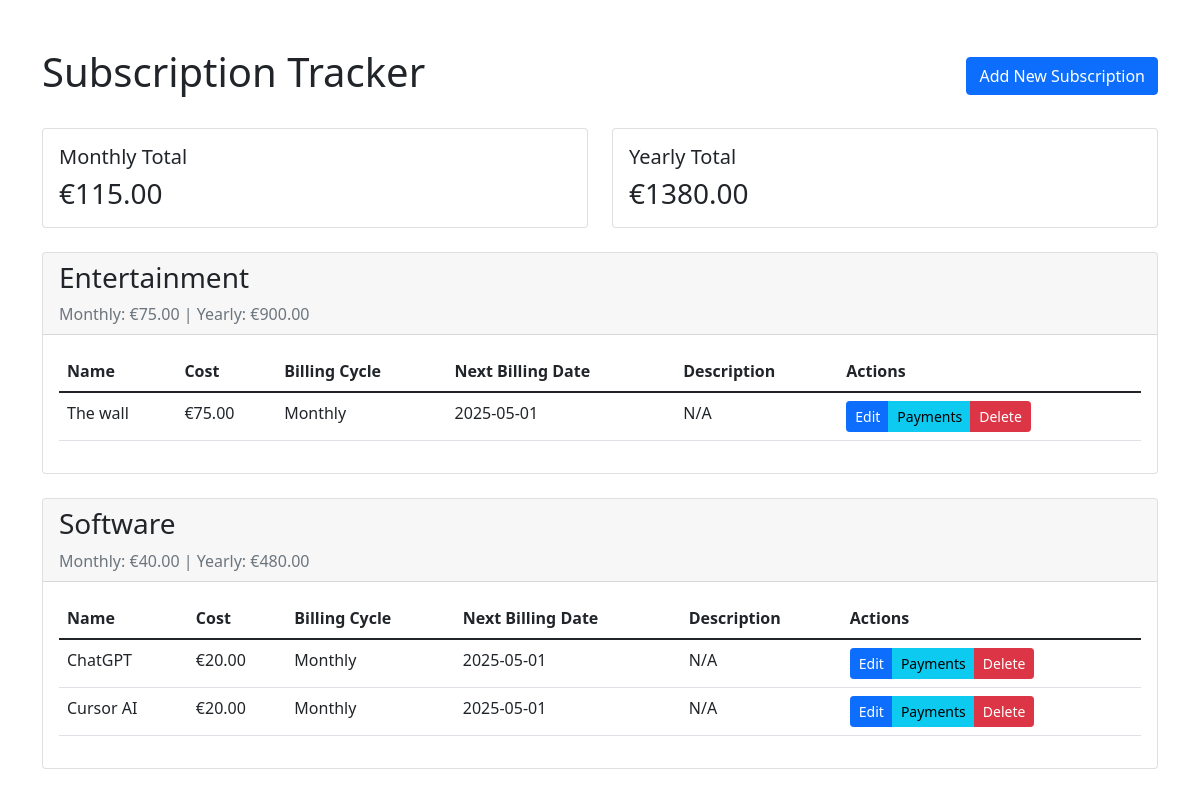
Before: / with the older database file.
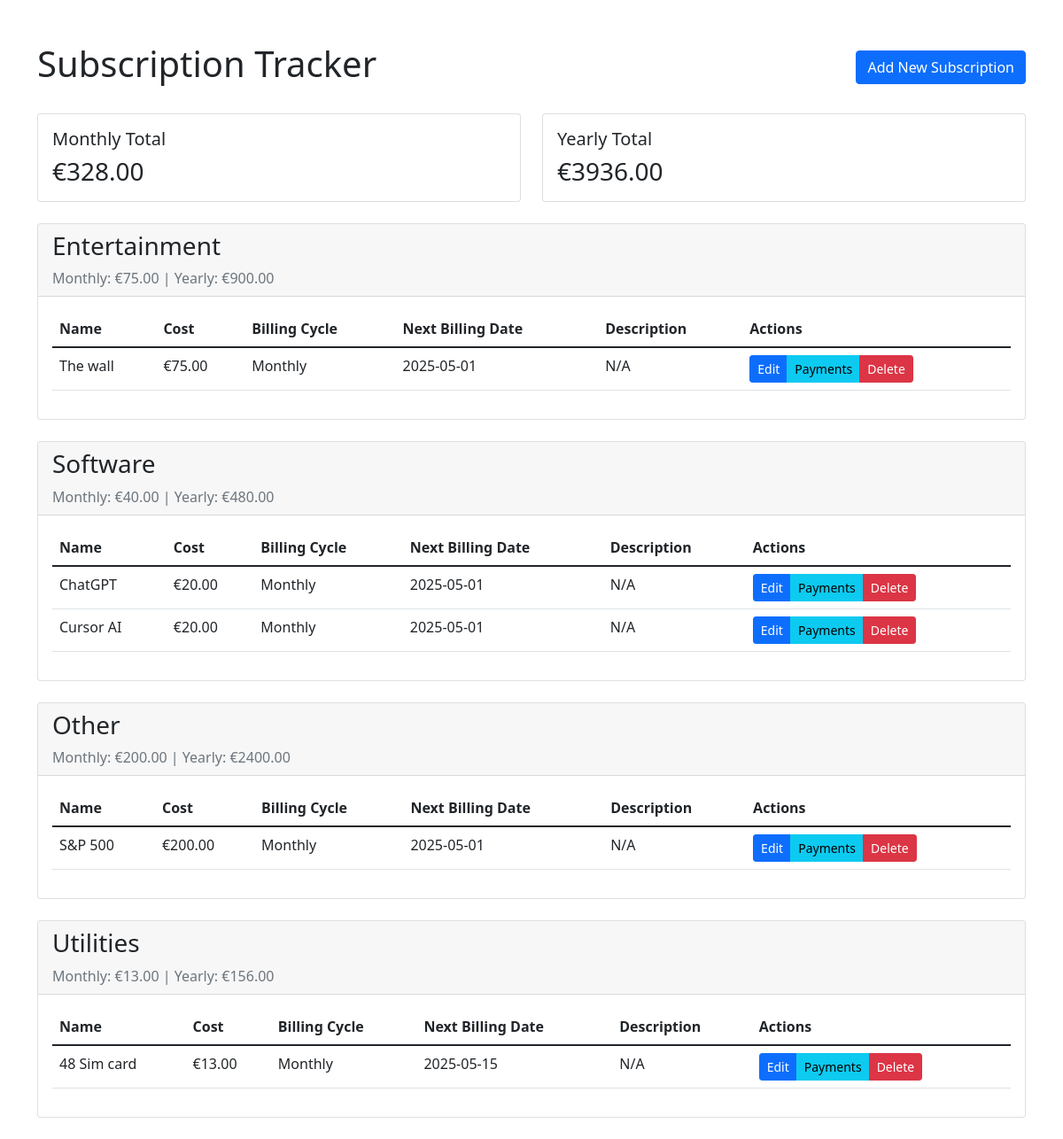
After: the same page with the newer database file.
### app.py (models this page shows)
class Subscription(db.Model):
    id = db.Column(db.Integer, primary_key=True)
    name = db.Column(db.String(100), nullable=False)
    cost = db.Column(db.Float, nullable=False)
    billing_cycle = db.Column(db.String(20), nullable=False)  # 'monthly' or 'yearly'
    next_billing_date = db.Column(db.Date, nullable=False)
    category = db.Column(db.String(50), nullable=False, default='Other')
    description = db.Column(db.String(200))

### app.py (the view)
@app.route('/')
def index():
    subscriptions = Subscription.query.all()
    total_monthly = sum(sub.cost if sub.billing_cycle == 'monthly' else sub.cost/12 for sub in subscriptions)
    total_yearly = sum(sub.cost if sub.billing_cycle == 'yearly' else sub.cost*12 for sub in subscriptions)
    categories = {}
    for sub in subscriptions:
        if sub.category not in categories:
            categories[sub.category] = {
                'subscriptions': [],
                'monthly_total': 0,
                'yearly_total': 0
            }
        categories[sub.category]['subscriptions'].append(sub)
        categories[sub.category]['monthly_total'] += sub.cost if sub.billing_cycle == 'monthly' else sub.cost/12
        categories[sub.category]['yearly_total'] += sub.cost if sub.billing_cycle == 'yearly' else sub.cost*12
    return render_template('index.html',
                         categories=categories,
                         subscriptions=subscriptions,
                         total_monthly=total_monthly,
                         total_yearly=total_yearly)

### templates/index.html (shortened to what this page needs)
<!DOCTYPE html>
<html lang="en">
<head>
    <link href="https://cdn.jsdelivr.net/npm/bootstrap@5.1.3/dist/css/bootstrap.min.css" rel="stylesheet">
</head>
<body>
    <div class="container mt-5">
        <div class="d-flex justify-content-between align-items-center mb-4">
            <h1>Subscription Tracker</h1>
            <a href="{{ url_for('add_subscription') }}" class="btn btn-primary">Add New Subscription</a>
        </div>
        <div class="row mb-4">
            <div class="col-md-6">
                <div class="card">
                    <div class="card-body">
                        <h5 class="card-title">Monthly Total</h5>
                        <p class="card-text h3">€{{ "%.2f"|format(total_monthly) }}</p>
                    </div>
                </div>
            </div>
            <div class="col-md-6">
                <div class="card">
                    <div class="card-body">
                        <h5 class="card-title">Yearly Total</h5>
                        <p class="card-text h3">€{{ "%.2f"|format(total_yearly) }}</p>
                    </div>
                </div>
            </div>
        </div>
        {% for category, data in categories.items() %}
        <div class="card mb-4">
            <div class="card-header">
                <h3>{{ category }}</h3>
                <div class="text-muted">
                    Monthly: €{{ "%.2f"|format(data.monthly_total) }} |
                    Yearly: €{{ "%.2f"|format(data.yearly_total) }}
                </div>
            </div>
            <div class="card-body">
                <div class="table-responsive">
                    <table class="table">
                        <thead>
                            <tr>
                                <th>Name</th>
                                <th>Cost</th>
                                <th>Billing Cycle</th>
                                <th>Next Billing Date</th>
                                <th>Description</th>
                                <th>Actions</th>
                            </tr>
                        </thead>
                        <tbody>
                            {% for subscription in data.subscriptions %}
                            <tr>
                                <td>{{ subscription.name }}</td>
                                <td>€{{ "%.2f"|format(subscription.cost) }}</td>
                                <td>{{ subscription.billing_cycle.capitalize() }}</td>
                                <td>{{ subscription.next_billing_date.strftime('%Y-%m-%d') }}</td>
                                <td>{{ subscription.description or 'N/A' }}</td>
                                <td>
                                    <div class="btn-group">
                                        <a href="{{ url_for('edit_subscription', id=subscription.id) }}"
                                           class="btn btn-primary btn-sm">Edit</a>
                                        <a href="{{ url_for('view_payments', id=subscription.id) }}"
                                           class="btn btn-info btn-sm">Payments</a>
                                        <a href="{{ url_for('delete_subscription', id=subscription.id) }}"
                                           class="btn btn-danger btn-sm"
                                           onclick="return confirm('Are you sure you want to delete this subscription?')">
                                            Delete
                                        </a>
                                    </div>
                                </td>
                            </tr>
                            {% endfor %}
                        </tbody>
                    </table>
                </div>
            </div>
        </div>
        {% endfor %}
    </div>
</body>
</html>

Changed rows visible on the page:
added Subscription: category "Other", monthly_total "200.00", yearly_total "2400.00", name "S&P 500", cost "200.00", billing_cycle "Monthly", next_billing_date "2025-05-01", description "N/A"
added Subscription: category "Utilities", monthly_total "13.00", yearly_total "156.00", name "48 Sim card", cost "13.00", billing_cycle "Monthly", next_billing_date "2025-05-15", description "N/A"
Other visible differences:
{{ "%.2f"|format(total_monthly) }}: "115.00" → "328.00"
{{ "%.2f"|format(total_yearly) }}: "1380.00" → "3936.00"
